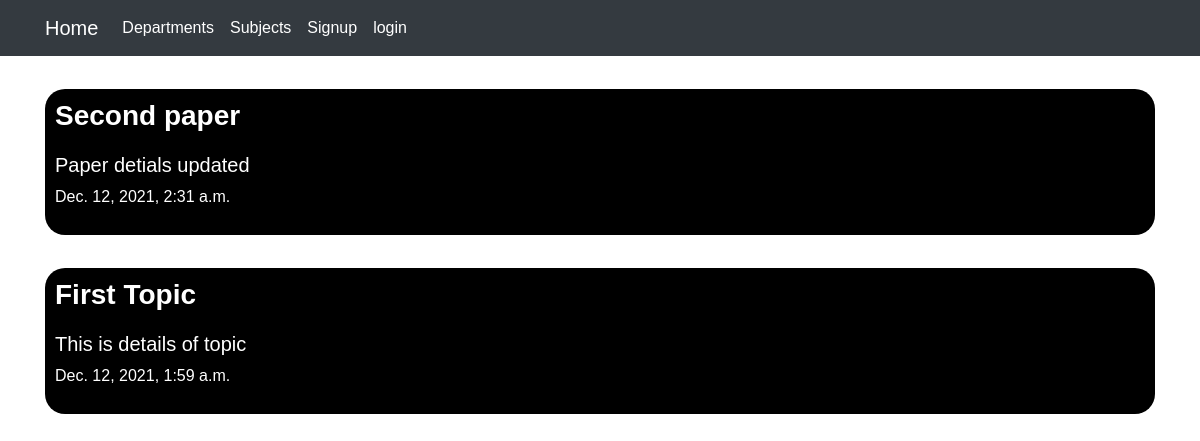
/subject/list/, run on the app's committed database.
### subjects/models.py (models this page shows, shortened)
class Subject(models.Model):
    title = models.CharField(max_length=100)
    details = models.TextField()
    user = models.ForeignKey(User, related_name='subjects', on_delete=models.CASCADE)
    created_at = models.DateTimeField(auto_now=True)
    department = models.ForeignKey(Department, related_name='subjects', null=True, blank=True,on_delete=models.CASCADE)
    github_url = models.URLField(blank=True)
    document_file = models.FileField(upload_to='profile_pics', blank=True, null=True, validators=[validate_file_extension])
    class Meta:
        ordering = ["-created_at"]

### subjects/views.py (the view)
# urls.py: path('list/', views.SubjectList.as_view(), name='list'),
class SubjectList(ListView):
    model = Subject

### subjects/templates/subjects/subject_list.html (shortened to what this page needs)
{% extends 'base.html' %}
{% block content %}
<div class=''>
    {% if subject_list %}
    {% for subject in subject_list %}
    <div class='subject-list'>
        <h1><a href="{% url 'subjects:details' pk=subject.pk %}">{{ subject.title }}</a></h1>
        <h5>{{ subject.details }}</h5>
        <div class='date'>
            <p>{{ subject.created_at }}</p>
        </div>
    </div>
    {% endfor %}
    {% else %}
    <h3>No subjects till now</h3>
    {% endif %}
</div>
{% endblock %}

### static/main.css (style rules this page uses)
body { margin: 0%; padding: 0%; font-family: sans-serif; }

### static/list.css (style rules this page uses)
.subject-list { padding: 10px; margin-top: 3%; width: 100%; height: fit-content; background: black; color: white; top: 50%; left: 50%; box-sizing: border-box; border-radius: 20px; }
.subject-list h1 { margin: 0; padding: 0 0 20px; font-size: 28px; }
.subject-list a { font-weight: bold; text-decoration: none; color: white; }

### data on the page
Subject: title "Second paper", details "Paper detials updated", created_at "Dec. 12, 2021, 2:31 a.m."
Subject: title "First Topic", details "This is details of topic", created_at "Dec. 12, 2021, 1:59 a.m."
